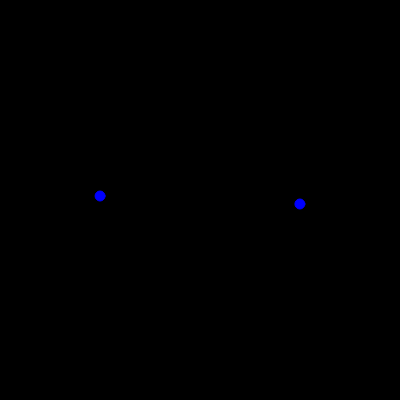
Frame 1 (no input)
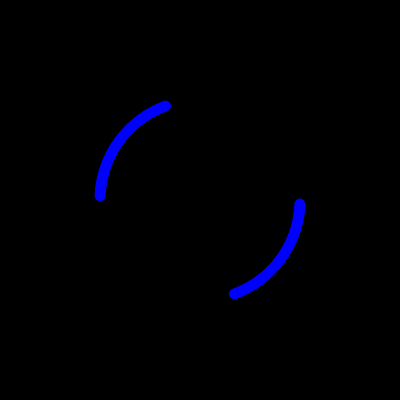
Frame 60 (no input)
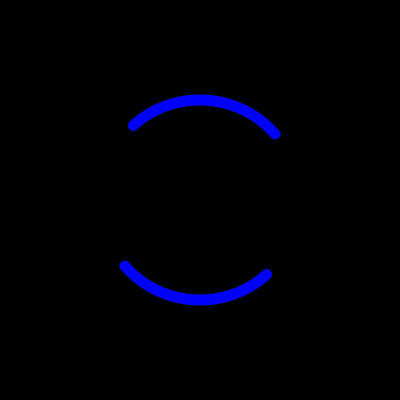
Frame 120 (the mouse pressed at the canvas centre since frame 60)

The p5.js sketch that drew these frames (run headless with seeded random() and noise() and a simulated clock; from frame 60 on, the mouse is pressed at the canvas centre):

// p5.js sketch
// ── sketch.js
let angle, angle2, hist, hist2;
function setup() {
  createCanvas(400, 400);
  angle = PI;
  angle2 = 0;

  hist = [];
  hist2 = [];
}



function draw() {
  background(0);
  translate(width/2, height/2);

  if(sin(angle) > 0)
  {
      angle += 0.04;
      angle2 += 0.04;
  }
  else
  {
    angle += 0.02;
    angle2 += 0.02;
  }
  
  let x = 100 * cos(angle);
  let y = 100 * sin(angle);
  let x2 = 100 * cos(angle2);
  let y2 = 100 * sin(angle2);

  hist.push(createVector(x,y));
  hist2.push(createVector(x2,y2));

  if(hist.length > 80){
    hist.splice(0,1);
  }
  if(hist2.length > 80){
    hist2.splice(0,1);
  }

  stroke(0,0,255);
  fill(0,0,255);


  for(let i = 0; i < hist.length; i++){
    let pos = hist[i];
    let pos2 = hist2[i];
    ellipse(pos.x, pos.y, 10);
    ellipse(pos2.x, pos2.y, 10);
  }



}
